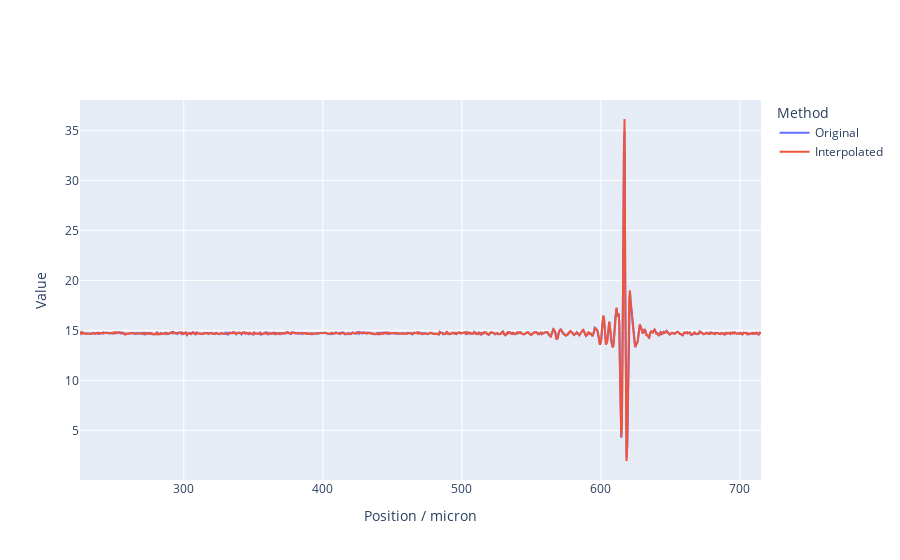

The code cell stored with this chart in its notebook:
### Markdown cell above
Test interferogram interpolation

### Code cell
maxis = IFG.reshapeSinglePointFromChannel("M")
testA = IFG.reshapeSinglePointFromChannel("O2A")
testP = IFG.reshapeSinglePointFromChannel("O2P")

complexInt = testA * np.exp(testP*complex(1j))

# Interpolate and process the abs of the IFG
newIFG, newMaxis = IFG.interpolateSingleInterferogram(np.abs(complexInt),maxis,method="spline")

plotindex = 0
fig = go.Figure()
fig.add_trace(go.Scatter(x=maxis[plotindex,:]*1e6, y=np.abs(complexInt[plotindex,:]), name="Original"))
fig.add_trace(go.Scatter(x=newMaxis[plotindex,:]*1e6, y=newIFG[plotindex,:], name="Interpolated"))
# fig.add_trace(go.Scatter(x=newMaxis[10,:]*1e6, y=newIFG[10,:], name="Interpolated2"))
fig.update_layout(legend_title_text = "Method")
fig.update_xaxes(title_text="Position / micron")
fig.update_yaxes(title_text="Value")
fig.show()

### Figure 1 — Plotly figure (JSON) as saved in the notebook; plotly's stock layout.template omitted (floating-point values rounded to 4 significant figures; data arrays with more than 128 entries replaced by an {"elided": "..."} marker saying what was removed)
{"data": [{"name": "Original", "type": "scatter", "x": {"elided": "1024 float values"}, "y": {"elided": "1024 float values"}}, {"name": "Interpolated", "type": "scatter", "x": {"elided": "1024 float values"}, "y": {"elided": "1024 float values"}}], "layout": {"legend": {"title": {"text": "Method"}}, "xaxis": {"title": {"text": "Position / micron"}}, "yaxis": {"title": {"text": "Value"}}}}
